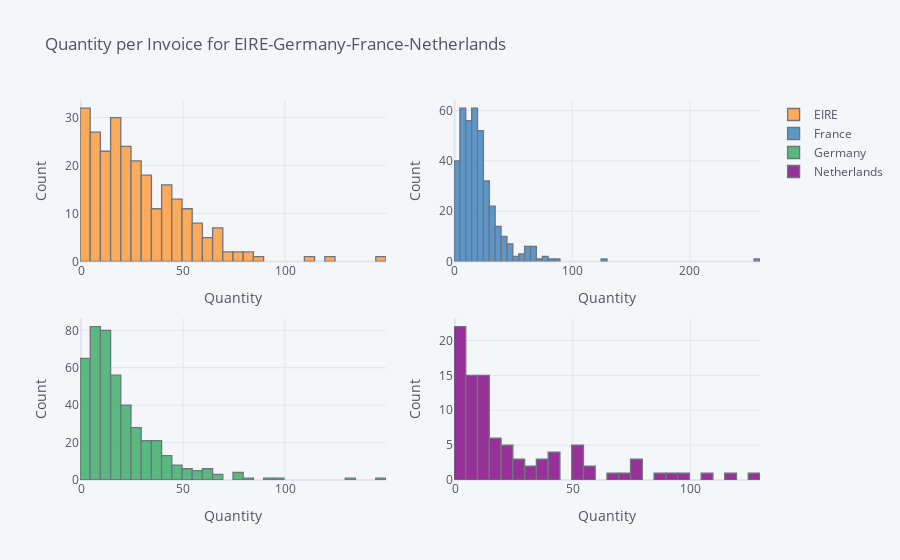

The code cell stored with this chart in its notebook:
### Code cell
# Plot
qty_inv.iplot(kind="hist",subplots=True,xTitle="Quantity",yTitle="Count",
             title="Quantity per Invoice for EIRE-Germany-France-Netherlands")

### Figure 1 — Plotly figure (JSON) as saved in the notebook; plotly's stock layout.template omitted (floating-point values rounded to 4 significant figures; data arrays with more than 128 entries replaced by an {"elided": "..."} marker saying what was removed)
{"data": [{"histfunc": "count", "histnorm": "", "marker": {"color": "rgba(255, 153, 51, 1.0)", "line": {"color": "#4D5663", "width": 1.3}}, "name": "EIRE", "opacity": 0.8, "orientation": "v", "type": "histogram", "x": {"elided": "1171 int values"}, "xaxis": "x", "yaxis": "y"}, {"histfunc": "count", "histnorm": "", "marker": {"color": "rgba(55, 128, 191, 1.0)", "line": {"color": "#4D5663", "width": 1.3}}, "name": "France", "opacity": 0.8, "orientation": "v", "type": "histogram", "x": {"elided": "1171 int values"}, "xaxis": "x2", "yaxis": "y2"}, {"histfunc": "count", "histnorm": "", "marker": {"color": "rgba(50, 171, 96, 1.0)", "line": {"color": "#4D5663", "width": 1.3}}, "name": "Germany", "opacity": 0.8, "orientation": "v", "type": "histogram", "x": {"elided": "1171 int values"}, "xaxis": "x3", "yaxis": "y3"}, {"histfunc": "count", "histnorm": "", "marker": {"color": "rgba(128, 0, 128, 1.0)", "line": {"color": "#4D5663", "width": 1.3}}, "name": "Netherlands", "opacity": 0.8, "orientation": "v", "type": "histogram", "x": {"elided": "1171 int values"}, "xaxis": "x4", "yaxis": "y4"}], "layout": {"barmode": "overlay", "legend": {"bgcolor": "#F5F6F9", "font": {"color": "#4D5663"}}, "paper_bgcolor": "#F5F6F9", "plot_bgcolor": "#F5F6F9", "title": {"font": {"color": "#4D5663"}, "text": "Quantity per Invoice for EIRE-Germany-France-Netherlands"}, "xaxis": {"anchor": "y", "domain": [0, 0.45], "gridcolor": "#E1E5ED", "showgrid": true, "tickfont": {"color": "#4D5663"}, "title": {"font": {"color": "#4D5663"}, "text": "Quantity"}, "zerolinecolor": "#E1E5ED"}, "xaxis2": {"anchor": "y2", "domain": [0.55, 1], "gridcolor": "#E1E5ED", "showgrid": true, "tickfont": {"color": "#4D5663"}, "title": {"font": {"color": "#4D5663"}, "text": "Quantity"}, "zerolinecolor": "#E1E5ED"}, "xaxis3": {"anchor": "y3", "domain": [0, 0.45], "gridcolor": "#E1E5ED", "showgrid": true, "tickfont": {"color": "#4D5663"}, "title": {"font": {"color": "#4D5663"}, "text": "Quantity"}, "zerolinecolor": "#E1E5ED"}, "xaxis4": {"anchor": "y4", "domain": [0.55, 1], "gridcolor": "#E1E5ED", "showgrid": true, "tickfont": {"color": "#4D5663"}, "title": {"font": {"color": "#4D5663"}, "text": "Quantity"}, "zerolinecolor": "#E1E5ED"}, "yaxis": {"anchor": "x", "domain": [0.575, 1], "gridcolor": "#E1E5ED", "showgrid": true, "tickfont": {"color": "#4D5663"}, "title": {"font": {"color": "#4D5663"}, "text": "Count"}, "zerolinecolor": "#E1E5ED"}, "yaxis2": {"anchor": "x2", "domain": [0.575, 1], "gridcolor": "#E1E5ED", "showgrid": true, "tickfont": {"color": "#4D5663"}, "title": {"font": {"color": "#4D5663"}, "text": "Count"}, "zerolinecolor": "#E1E5ED"}, "yaxis3": {"anchor": "x3", "domain": [0, 0.425], "gridcolor": "#E1E5ED", "showgrid": true, "tickfont": {"color": "#4D5663"}, "title": {"font": {"color": "#4D5663"}, "text": "Count"}, "zerolinecolor": "#E1E5ED"}, "yaxis4": {"anchor": "x4", "domain": [0, 0.425], "gridcolor": "#E1E5ED", "showgrid": true, "tickfont": {"color": "#4D5663"}, "title": {"font": {"color": "#4D5663"}, "text": "Count"}, "zerolinecolor": "#E1E5ED"}}}
